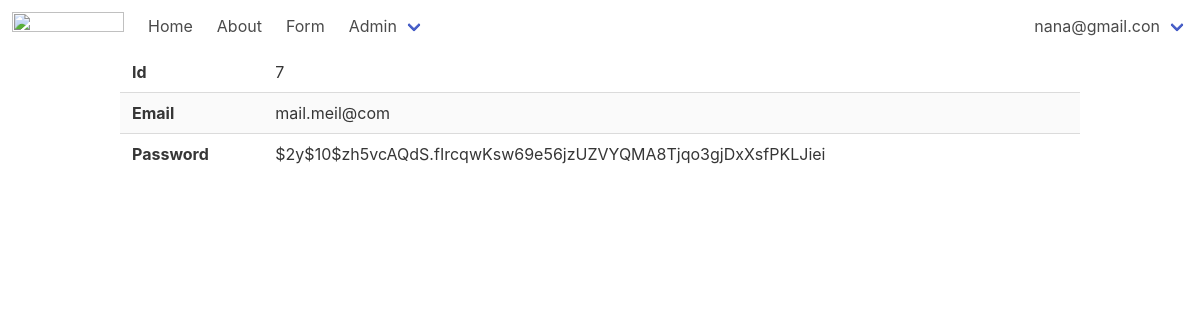
The page /admin/users/show?id=7 (signed in) on the database its author committed.
### tables this page shows
CREATE TABLE users
(
    id       integer
        constraint users_pk
            primary key autoincrement,
    email    text not null
        constraint users_pk2
            unique,
    password text not null
);

### helpers.php (called while the page is built, shortened)
<?php
function view($viewName, $variables=[]){
    extract($variables);
    include __DIR__ . "/views/$viewName.php";
}
function auth(){
    return User::auth();
}

### src/DB.php (called while the page is built, shortened)
<?php
class DB
{
    private $conn;
    public function __construct()
    {
        try {
            $this->conn = new PDO("sqlite:db.sqlite");
            $this->conn->setAttribute(PDO::ATTR_ERRMODE, PDO::ERRMODE_EXCEPTION);
        } catch (PDOException $e) {
            echo "Connection failed: " . $e->getMessage();
        }
    }
    public function find(string $tabel, string $class, $id)
    {
        $stmt = $this->conn->prepare("SELECT * FROM $tabel WHERE id=$id");
        $stmt->execute();
        $stmt->setFetchMode(PDO::FETCH_CLASS, $class);
        return $stmt->fetch();
    }
}

### src/Models/Model.php (called while the page is built, shortened)
<?php
class Model
{
    static $table;
    public static function find($id)
    {
        $db = new DB();
        return $db->find(static::$table, static::class, $id);
    }
};

### src/Models/User.php (called while the page is built, shortened)
<?php
class User extends Model {
    public static function auth(){
        if(isset($_SESSION['user'])){
            return User::find($_SESSION['user']);
        }
        return false;
    }
}

### views/users/show.php (the view)
<?php include __DIR__ . '/../partials/header.php' ?>
<div class="container">
   <table class="table is-striped is-fullwidth">
        <tbody>
            <tr>
                <th>Id</th>
                <td><?=$user->id?></td>
            </tr>
            <tr>
                <th>Email</th>
                <td><?=$user->email?></td>
            </tr>
            <tr>
                <th>Password</th>
                <td><?=$user->password?></td>
            </tr>
        </tbody>
   </table>
</div>
<?php include __DIR__ . '/../partials/footer.php' ?>

### views/partials/nav.php (shortened to what this page needs)
<nav class="navbar" role="navigation" aria-label="main navigation">
  <div class="navbar-brand">
    <a class="navbar-item" href="/">
      <img src="https://bulma.io/images/bulma-logo.png" width="112" height="28">
    </a>
  </div>
  <div id="navbarBasicExample" class="navbar-menu">
    <div class="navbar-start">
      <a href="/" class="navbar-item">
        Home
      </a>
      <a href="/about" class="navbar-item">
        About
      </a>
      <a href="/form" class="navbar-item">
        Form
      </a>
      <div class="navbar-item has-dropdown is-hoverable">
        <a class="navbar-link">
          Admin
        </a>
      </div>
    </div>
    <div class="navbar-end">
      <?php if(auth()): ?>
        <div class="navbar-item has-dropdown is-hoverable">
        <a class="navbar-link">
          <?= auth()->email ?>
        </a>
      </div>
    <?php endif ?>
  </div>
</nav>

### rows shown on the page
users: email "nana@gmail.con"
users: id "7", email "mail.meil@com", password "$2y$10$zh5vcAQdS.fIrcqwKsw69e56jzUZVYQMA8Tjqo3gjDxXsfPKLJiei"
